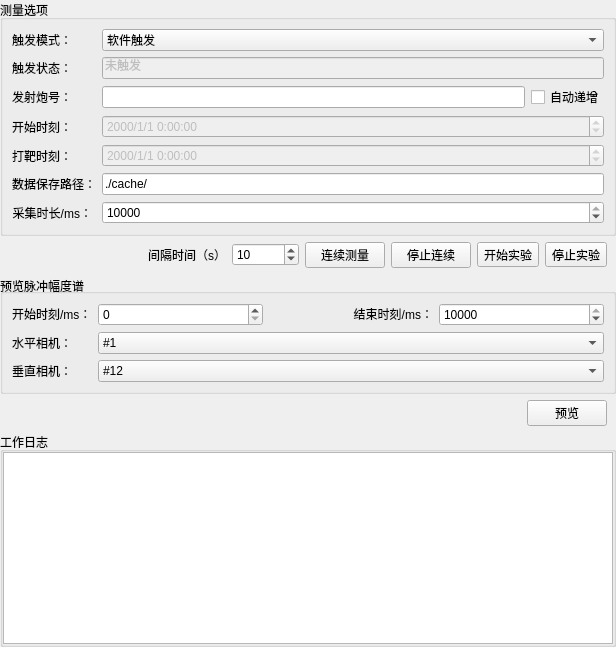
     <widget class="QWidget" name="rightVboxWidget" native="true">
      <property name="minimumSize">
       <size>
        <width>300</width>
        <height>0</height>
       </size>
      </property>
      <layout class="QHBoxLayout" name="horizontalLayout_16">
       <property name="spacing">
        <number>0</number>
       </property>
       <property name="leftMargin">
        <number>0</number>
       </property>
       <property name="topMargin">
        <number>0</number>
       </property>
       <property name="rightMargin">
        <number>0</number>
       </property>
       <property name="bottomMargin">
        <number>0</number>
       </property>
       <item>
        <widget class="QWidget" name="labParametersWidget" native="true">
         <layout class="QVBoxLayout" name="verticalLayout_8">
          <property name="spacing">
           <number>0</number>
          </property>
          <property name="leftMargin">
           <number>0</number>
          </property>
          <property name="topMargin">
           <number>0</number>
          </property>
          <property name="rightMargin">
           <number>0</number>
          </property>
          <property name="bottomMargin">
           <number>0</number>
          </property>
          <item>
           <widget class="QWidget" name="optionWidget" native="true">
            <property name="sizePolicy">
             <sizepolicy hsizetype="Preferred" vsizetype="Minimum">
              <horstretch>0</horstretch>
              <verstretch>0</verstretch>
             </sizepolicy>
            </property>
            <layout class="QVBoxLayout" name="verticalLayout_6">
             <property name="leftMargin">
              <number>0</number>
             </property>
             <property name="topMargin">
              <number>0</number>
             </property>
             <property name="rightMargin">
              <number>0</number>
             </property>
             <property name="bottomMargin">
              <number>0</number>
             </property>
             <item>
              <widget class="QGroupBox" name="groupBox_4">
               <property name="title">
                <string>测量选项</string>
               </property>
               <layout class="QGridLayout" name="gridLayout_2">
                <item row="5" column="0">
                 <widget class="QLabel" name="label_6">
                  <property name="sizePolicy">
                   <sizepolicy hsizetype="Fixed" vsizetype="Preferred">
                    <horstretch>0</horstretch>
                    <verstretch>0</verstretch>
                   </sizepolicy>
                  </property>
                  <property name="text">
                   <string>数据保存路径：</string>
                  </property>
                  <property name="alignment">
                   <set>Qt::AlignRight|Qt::AlignTrailing|Qt::AlignVCenter</set>
                  </property>
                 </widget>
                </item>
                <item row="2" column="2">
                 <widget class="QCheckBox" name="checkBox_autoIncrease">
                  <property name="text">
                   <string>自动递增</string>
                  </property>
                 </widget>
                </item>
                <item row="4" column="0">
                 <widget class="QLabel" name="label_14">
                  <property name="text">
                   <string>打靶时刻：</string>
                  </property>
                 </widget>
                </item>
                <item row="4" column="1" colspan="2">
                 <widget class="QDateTimeEdit" name="dateTime_shotTime">
                  <property name="enabled">
                   <bool>false</bool>
                  </property>
                  <property name="sizePolicy">
                   <sizepolicy hsizetype="Preferred" vsizetype="Fixed">
                    <horstretch>0</horstretch>
                    <verstretch>0</verstretch>
                   </sizepolicy>
                  </property>
                  <property name="displayFormat">
                   <string>yyyy/M/d H:mm:ss</string>
                  </property>
                 </widget>
                </item>
                <item row="6" column="0">
                 <widget class="QLabel" name="label_13">
                  <property name="sizePolicy">
                   <sizepolicy hsizetype="Fixed" vsizetype="Preferred">
                    <horstretch>0</horstretch>
                    <verstretch>0</verstretch>
                   </sizepolicy>
                  </property>
                  <property name="text">
                   <string>采集时长/ms：</string>
                  </property>
                  <property name="alignment">
                   <set>Qt::AlignRight|Qt::AlignTrailing|Qt::AlignVCenter</set>
                  </property>
                 </widget>
                </item>
                <item row="2" column="1">
                 <widget class="QLineEdit" name="lineEdit_shotNum"/>
                </item>
                <item row="3" column="1" colspan="2">
                 <widget class="QDateTimeEdit" name="dateTimeEdit_startTime">
                  <property name="enabled">
                   <bool>false</bool>
                  </property>
                  <property name="readOnly">
                   <bool>false</bool>
                  </property>
                  <property name="displayFormat">
                   <string>yyyy/M/d H:mm:ss</string>
                  </property>
                 </widget>
                </item>
                <item row="0" column="1" colspan="2">
                 <widget class="QComboBox" name="cbb_triggerModel">
                  <item>
                   <property name="text">
                    <string>软件触发</string>
                   </property>
                  </item>
                  <item>
                   <property name="text">
                    <string>外触发</string>
                   </property>
                  </item>
                 </widget>
                </item>
                <item row="3" column="0">
                 <widget class="QLabel" name="label_10">
                  <property name="text">
                   <string>开始时刻：</string>
                  </property>
                 </widget>
                </item>
                <item row="1" column="0">
                 <widget class="QLabel" name="label_15">
                  <property name="text">
                   <string>触发状态：</string>
                  </property>
                 </widget>
                </item>
                <item row="5" column="1" colspan="2">
                 <widget class="QLineEdit" name="lineEdit_savePath">
                  <property name="text">
                   <string>./cache/</string>
                  </property>
                 </widget>
                </item>
                <item row="0" column="0">
                 <widget class="QLabel" name="label_4">
                  <property name="text">
                   <string>触发模式：</string>
                  </property>
                 </widget>
                </item>
                <item row="6" column="1" colspan="2">
                 <widget class="QSpinBox" name="spinBox_timeLength">
                  <property name="sizePolicy">
                   <sizepolicy hsizetype="Preferred" vsizetype="Fixed">
                    <horstretch>0</horstretch>
                    <verstretch>0</verstretch>
                   </sizepolicy>
                  </property>
                  <property name="minimum">
                   <number>40</number>
                  </property>
                  <property name="maximum">
                   <number>10000</number>
                  </property>
                  <property name="singleStep">
                   <number>10</number>
                  </property>
                  <property name="value">
                   <number>10000</number>
                  </property>
                 </widget>
                </item>
                <item row="2" column="0">
                 <widget class="QLabel" name="label_5">
                  <property name="sizePolicy">
                   <sizepolicy hsizetype="Fixed" vsizetype="Preferred">
                    <horstretch>0</horstretch>
                    <verstretch>0</verstretch>
                   </sizepolicy>
                  </property>
                  <property name="text">
                   <string>发射炮号：</string>
                  </property>
                 </widget>
                </item>
                <item row="1" column="1" colspan="2">
                 <widget class="QLineEdit" name="lineEdit_triggerflag">
                  <property name="enabled">
                   <bool>false</bool>
                  </property>
                  <property name="text">
                   <string>未触发</string>
                  </property>
                 </widget>
                </item>
               </layout>
              </widget>
             </item>
             <item>
              <widget class="QWidget" name="widget" native="true">
               <layout class="QHBoxLayout" name="horizontalLayout_8">
                <property name="leftMargin">
                 <number>0</number>
                </property>
                <property name="topMargin">
                 <number>0</number>
                </property>
                <property name="rightMargin">
                 <number>9</number>
                </property>
                <property name="bottomMargin">
                 <number>0</number>
                </property>
                <item>
                 <spacer name="horizontalSpacer_4">
                  <property name="orientation">
                   <enum>Qt::Horizontal</enum>
                  </property>
                  <property name="sizeHint" stdset="0">
                   <size>
                    <width>148</width>
                    <height>20</height>
                   </size>
                  </property>
                 </spacer>
                </item>
                <item>
                 <widget class="QLabel" name="label">
                  <property name="text">
                   <string>间隔时间（s）</string>
                  </property>
                 </widget>
                </item>
                <item>
                 <widget class="QSpinBox" name="spinBox_intervalSeconds">
                  <property name="minimum">
                   <number>1</number>
                  </property>
                  <property name="maximum">
                   <number>999999</number>
                  </property>
                  <property name="value">
                   <number>10</number>
                  </property>
                 </widget>
                </item>
                <item>
                 <widget class="QPushButton" name="pushButton">
                  <property name="text">
                   <string>连续测量</string>
                  </property>
                 </widget>
                </item>
                <item>
                 <widget class="QPushButton" name="pushButton_2">
                  <property name="text">
                   <string>停止连续</string>
                  </property>
                 </widget>
                </item>
                <item>
                 <widget class="QToolButton" name="toolButton_startMeasure">
                  <property name="text">
                   <string>开始实验</string>
                  </property>
                  <property name="icon">
                   <iconset resource="../3rdParty/resource/resource.qrc">
                    <normaloff>:/work-on.png</normaloff>:/work-on.png</iconset>
                  </property>
                  <property name="toolButtonStyle">
                   <enum>Qt::ToolButtonTextBesideIcon</enum>
                  </property>
                 </widget>
                </item>
                <item>
                 <widget class="QToolButton" name="toolButton_stopMeasure">
                  <property name="text">
                   <string>停止实验</string>
                  </property>
                  <property name="icon">
                   <iconset resource="../3rdParty/resource/resource.qrc">
                    <normaloff>:/work-off.png</normaloff>:/work-off.png</iconset>
                  </property>
                  <property name="toolButtonStyle">
                   <enum>Qt::ToolButtonTextBesideIcon</enum>
                  </property>
                 </widget>
                </item>
               </layout>
              </widget>
             </item>
             <item>
              <widget class="QGroupBox" name="groupBox_2">
               <property name="sizePolicy">
                <sizepolicy hsizetype="Preferred" vsizetype="Minimum">
                 <horstretch>0</horstretch>
                 <verstretch>0</verstretch>
                </sizepolicy>
               </property>
               <property name="title">
                <string>预览脉冲幅度谱</string>
               </property>
               <property name="alignment">
                <set>Qt::AlignBottom|Qt::AlignLeading|Qt::AlignLeft</set>
               </property>
               <layout class="QGridLayout" name="gridLayout">
                <item row="0" column="0">
                 <widget class="QLabel" name="label_11">
                  <property name="sizePolicy">
                   <sizepolicy hsizetype="Fixed" vsizetype="Fixed">
                    <horstretch>0</horstretch>
                    <verstretch>0</verstretch>
                   </sizepolicy>
                  </property>
                  <property name="text">
                   <string>开始时刻/ms：</string>
                  </property>
                  <property name="alignment">
                   <set>Qt::AlignLeading|Qt::AlignLeft|Qt::AlignVCenter</set>
                  </property>
                 </widget>
                </item>
                <item row="0" column="1">
                 <widget class="QSpinBox" name="spinBox_timeStart">
                  <property name="sizePolicy">
                   <sizepolicy hsizetype="Preferred" vsizetype="Fixed">
                    <horstretch>0</horstretch>
                    <verstretch>0</verstretch>
                   </sizepolicy>
                  </property>
                  <property name="minimum">
                   <number>0</number>
                  </property>
                  <property name="maximum">
                   <number>10000</number>
                  </property>
                  <property name="singleStep">
                   <number>1</number>
                  </property>
                  <property name="value">
                   <number>0</number>
                  </property>
                 </widget>
                </item>
                <item row="0" column="2">
                 <widget class="QLabel" name="label_12">
                  <property name="sizePolicy">
                   <sizepolicy hsizetype="Preferred" vsizetype="Fixed">
                    <horstretch>0</horstretch>
                    <verstretch>0</verstretch>
                   </sizepolicy>
                  </property>
                  <property name="text">
                   <string>结束时刻/ms：</string>
                  </property>
                  <property name="alignment">
                   <set>Qt::AlignRight|Qt::AlignTrailing|Qt::AlignVCenter</set>
                  </property>
                 </widget>
                </item>
                <item row="0" column="3">
                 <widget class="QSpinBox" name="spinBox_timeStop">
                  <property name="sizePolicy">
                   <sizepolicy hsizetype="Preferred" vsizetype="Fixed">
                    <horstretch>0</horstretch>
                    <verstretch>0</verstretch>
                   </sizepolicy>
                  </property>
                  <property name="minimum">
                   <number>1</number>
                  </property>
                  <property name="maximum">
                   <number>10000</number>
                  </property>
                  <property name="singleStep">
                   <number>1</number>
                  </property>
                  <property name="value">
                   <number>10000</number>
                  </property>
                 </widget>
                </item>
                <item row="1" column="0">
                 <widget class="QLabel" name="label_7">
                  <property name="sizePolicy">
                   <sizepolicy hsizetype="Fixed" vsizetype="Preferred">
                    <horstretch>0</horstretch>
                    <verstretch>0</verstretch>
                   </sizepolicy>
                  </property>
                  <property name="text">
                   <string>水平相机：</string>
                  </property>
                 </widget>
                </item>
                <item row="1" column="1" colspan="3">
                 <widget class="QComboBox" name="comboBox_horCamera">
                  <item>
                   <property name="text">
                    <string>#1</string>
                   </property>
                  </item>
                  <item>
                   <property name="text">
                    <string>#2</string>
                   </property>
                  </item>
                  <item>
                   <property name="text">
                    <string>#3</string>
                   </property>
                  </item>
                  <item>
                   <property name="text">
                    <string>#4</string>
                   </property>
                  </item>
                  <item>
                   <property name="text">
                    <string>#5</string>
                   </property>
                  </item>
                  <item>
                   <property name="text">
                    <string>#6</string>
                   </property>
                  </item>
                  <item>
                   <property name="text">
                    <string>#7</string>
                   </property>
                  </item>
                  <item>
                   <property name="text">
                    <string>#8</string>
                   </property>
                  </item>
                  <item>
                   <property name="text">
                    <string>#9</string>
                   </property>
                  </item>
                  <item>
                   <property name="text">
                    <string>#10</string>
                   </property>
                  </item>
                  <item>
                   <property name="text">
                    <string>#11</string>
                   </property>
                  </item>
                 </widget>
                </item>
                <item row="2" column="0">
                 <widget class="QLabel" name="label_9">
                  <property name="sizePolicy">
                   <sizepolicy hsizetype="Fixed" vsizetype="Preferred">
                    <horstretch>0</horstretch>
                    <verstretch>0</verstretch>
                   </sizepolicy>
                  </property>
                  <property name="text">
                   <string>垂直相机：</string>
                  </property>
                 </widget>
                </item>
                <item row="2" column="1" colspan="3">
                 <widget class="QComboBox" name="comboBox_verCamera">
                  <item>
                   <property name="text">
                    <string>#12</string>
                   </property>
                  </item>
                  <item>
                   <property name="text">
                    <string>#13</string>
                   </property>
                  </item>
                  <item>
                   <property name="text">
                    <string>#14</string>
                   </property>
                  </item>
                  <item>
                   <property name="text">
                    <string>#15</string>
                   </property>
                  </item>
                  <item>
                   <property name="text">
                    <string>#16</string>
                   </property>
                  </item>
                  <item>
                   <property name="text">
                    <string>#17</string>
                   </property>
                  </item>
                  <item>
                   <property name="text">
                    <string>#18</string>
                   </property>
                  </item>
                 </widget>
                </item>
               </layout>
              </widget>
             </item>
             <item>
              <widget class="QWidget" name="widget_5" native="true">
               <layout class="QHBoxLayout" name="horizontalLayout_9">
                <property name="leftMargin">
                 <number>0</number>
                </property>
                <property name="topMargin">
                 <number>0</number>
                </property>
                <property name="rightMargin">
                 <number>9</number>
                </property>
                <property name="bottomMargin">
                 <number>0</number>
                </property>
                <item>
                 <spacer name="horizontalSpacer">
                  <property name="orientation">
                   <enum>Qt::Horizontal</enum>
                  </property>
                  <property name="sizeHint" stdset="0">
                   <size>
                    <width>373</width>
                    <height>20</height>
                   </size>
                  </property>
                 </spacer>
                </item>
                <item>
                 <widget class="QPushButton" name="pushButton_preview">
                  <property name="text">
                   <string>预览</string>
                  </property>
                 </widget>
                </item>
               </layout>
              </widget>
             </item>
             <item>
              <widget class="QGroupBox" name="logGroupBox">
               <property name="title">
                <string>工作日志</string>
               </property>
               <layout class="QVBoxLayout" name="verticalLayout">
                <property name="spacing">
                 <number>0</number>
                </property>
                <property name="leftMargin">
                 <number>0</number>
                </property>
                <property name="topMargin">
                 <number>0</number>
                </property>
                <property name="rightMargin">
                 <number>0</number>
                </property>
                <property name="bottomMargin">
                 <number>0</number>
                </property>
                <item>
                 <widget class="QPlainTextEdit" name="plainTextEdit_log">
                  <property name="enabled">
                   <bool>true</bool>
                  </property>
                 </widget>
                </item>
               </layout>
              </widget>
             </item>
            </layout>
           </widget>
          </item>
         </layout>
        </widget>
       </item>
      </layout>
     </widget>
